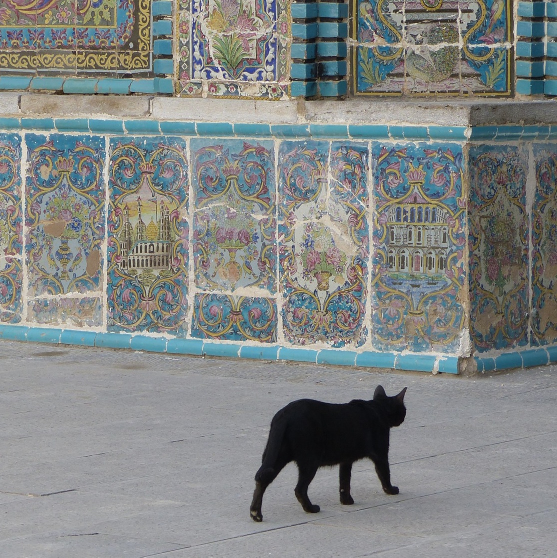
#> input picture Lab-1/Lab-1b/images/cat_in_iran.jpg, 1114 x 1115 px (shown at 1/2 size)
$ jupyter execute --allow-errors Logistic.ipynb   (shell and % lines are left out)
#> lines starting #> are read from the running program, lines starting #| are printed output that depends on the picture
# Lab 1b: Building a Neural Network for Logistic Regression

Welcome to your first lab! Here, you will be building a logistic regression classifier to recognize  cats. This lab will step you through how to do this with a Neural Network mindset, and so will also hone your intuitions about deep learning.

**Instructions:**
- Do not use loops (for/while) in your code, unless the instructions explicitly ask you to do so.

**You will learn to:**
- Build the general architecture of a learning algorithm, including:
    - Initializing parameters
    - Calculating the cost function and its gradient
    - Using an optimization algorithm (gradient descent)
- Gather all three functions above into a main model function, in the right order.

## 1 - Packages ##

First, let's run the cell below to import all the packages that you will need during this assignment.
- [numpy](www.numpy.org) is the fundamental package for scientific computing with Python.
- [h5py](http://www.h5py.org) is a common package to interact with a dataset that is stored on an H5 file.
- [matplotlib](http://matplotlib.org) is a famous library to plot graphs in Python.
- [PIL](http://www.pythonware.com/products/pil/) and [scipy](https://www.scipy.org/) are used here to test your model with your own picture at the end.

[cell 1]
import numpy as np
import matplotlib.pyplot as plt
import h5py
import scipy
from PIL import Image
from scipy import ndimage
from lr_utils import load_dataset

## 2 - Overview of the Problem set ##

**Problem Statement**: You are given a dataset ("data.h5") containing:
    - a training set of m_train images labeled as cat (y=1) or non-cat (y=0)
    - a test set of m_test images labeled as cat or non-cat
    - each image is of shape (num_px, num_px, 3) where 3 is for the 3 channels (RGB). Thus, each image is square (height = num_px) and (width = num_px).

You will build a simple image-recognition algorithm that can correctly classify pictures as cat or non-cat.

Let's get more familiar with the dataset. Load the data by running the following code.

#> (a cell that did not finish here is left out)

We added "_orig" at the end of image datasets (train and test) because we are going to preprocess them. After preprocessing, we will end up with train_set_x and test_set_x (the labels train_set_y and test_set_y don't need any preprocessing).

Each line of your train_set_x_orig and test_set_x_orig is an array representing an image. You can visualize an example by running the following code. Feel free also to change the `index` value and re-run to see other images.

[cell 3]
# Example of a picture
index =23
#> (the rest of this cell did not finish here and is left out)

Many software bugs in deep learning come from having matrix/vector dimensions that don't fit. If you can keep your matrix/vector dimensions straight you will go a long way toward eliminating many bugs.

**Exercise:** Find the values for:
    - m_train (number of training examples)
    - m_test (number of test examples)
    - num_px (= height = width of a training image)
Remember that `train_set_x_orig` is a numpy-array of shape (m_train, num_px, num_px, 3). For instance, you can access `m_train` by writing `train_set_x_orig.shape[0]`.

#> (a cell that did not finish here is left out)

**Expected Output for m_train, m_test and num_px**:
<table style="width:15%">
  <tr>
    <td>**m_train**</td>
    <td> 209 </td>
  </tr>

  <tr>
    <td>**m_test**</td>
    <td> 50 </td>
  </tr>

  <tr>
    <td>**num_px**</td>
    <td> 64 </td>
  </tr>

</table>

For convenience, you should now reshape images of shape (num_px, num_px, 3) in a numpy-array of shape (num_px $*$ num_px $*$ 3, 1). After this, our training (and test) dataset is a numpy-array where each column represents a flattened image. There should be m_train (respectively m_test) columns.

**Exercise:** Reshape the training and test data sets so that images of size (num_px, num_px, 3) are flattened into single vectors of shape (num\_px $*$ num\_px $*$ 3, 1).

A trick when you want to flatten a matrix X of shape (a,b,c,d) to a matrix X_flatten of shape (b$*$c$*$d, a) is to use:
```python
X_flatten = X.reshape(X.shape[0], -1).T      # X.T is the transpose of X
```

#> (a cell that did not finish here is left out)

**Expected Output**:

<table style="width:35%">
  <tr>
    <td>**train_set_x_flatten shape**</td>
    <td> (12288, 209)</td>
  </tr>
  <tr>
    <td>**train_set_y shape**</td>
    <td>(1, 209)</td>
  </tr>
  <tr>
    <td>**test_set_x_flatten shape**</td>
    <td>(12288, 50)</td>
  </tr>
  <tr>
    <td>**test_set_y shape**</td>
    <td>(1, 50)</td>
  </tr>
  <tr>
  <td>**sanity check after reshaping**</td>
  <td>[17 31 56 22 33]</td>
  </tr>
</table>

To represent color images, the red, green and blue channels (RGB) must be specified for each pixel, and so the pixel value is actually a vector of three numbers ranging from 0 to 255.

One common preprocessing step in machine learning is to center and standardize your dataset, meaning that you substract the mean of the whole numpy array from each example, and then divide each example by the standard deviation of the whole numpy array. But for picture datasets, it is simpler and more convenient and works almost as well to just divide every row of the dataset by 255 (the maximum value of a pixel channel).

<!-- During the training of your model, you're going to multiply weights and add biases to some initial inputs in order to observe neuron activations. Then you backpropogate with the gradients to train the model. But, it is extremely important for each feature to have a similar range such that our gradients don't explode. You will see that more in detail later in the lectures. !-->

Let's standardize our dataset.

#> (a cell that did not finish here is left out)

<font color='blue'>
**What you need to remember:**

Common steps for pre-processing a new dataset are:
- Figure out the dimensions and shapes of the problem (m_train, m_test, num_px, ...)
- Reshape the datasets such that each example is now a vector of size (num_px \* num_px \* 3, 1)
- "Standardize" the data

## 3 - General Architecture of the learning algorithm ##

It's time to design a simple algorithm to distinguish cat images from non-cat images.

You will build a Logistic Regression, using a Neural Network mindset. The following Figure explains why **Logistic Regression is actually a very simple Neural Network!**

**Mathematical expression of the algorithm**:

For one example $x^{(i)}$:
$$z^{(i)} = w^T x^{(i)} + b \tag{1}$$
$$\hat{y}^{(i)} = a^{(i)} = sigmoid(z^{(i)})\tag{2}$$
$$ \mathcal{L}(a^{(i)}, y^{(i)}) =  - y^{(i)}  \log(a^{(i)}) - (1-y^{(i)} )  \log(1-a^{(i)})\tag{3}$$

The cost is then computed by summing over all training examples:
$$ J = \frac{1}{m} \sum_{i=1}^m \mathcal{L}(a^{(i)}, y^{(i)})\tag{6}$$

**Key steps**:
In this exercise, you will carry out the following steps:
    - Initialize the parameters of the model
    - Learn the parameters for the model by minimizing the cost
    - Use the learned parameters to make predictions (on the test set)
    - Analyse the results and conclude

## 4 - Building the parts of our algorithm ##

The main steps for building a Neural Network are:
1. Define the model structure (such as number of input features)
2. Initialize the model's parameters
3. Loop:
    - Calculate current loss (forward propagation)
    - Calculate current gradient (backward propagation)
    - Update parameters (gradient descent)

You often build 1-3 separately and integrate them into one function we call `model()`.

### 4.1 - Helper functions

**Exercise**: Using your code from "Python Basics", implement `sigmoid()`. As you've seen in the figure above, you need to compute $sigmoid( w^T x + b) = \frac{1}{1 + e^{-(w^T x + b)}}$ to make predictions. Use np.exp().

[cell 7]
# GRADED FUNCTION: sigmoid

def sigmoid(z):
    """
    Compute the sigmoid of z

    Arguments:
    z -- A scalar or numpy array of any size.

    Return:
    s -- sigmoid(z)
    """

    ### START CODE HERE ### (≈ 1 line of code)
    s=1/(1+np.exp(-z))
    ### END CODE HERE ###

    return s

[cell 8]
print ("sigmoid([0, 2]) = " + str(sigmoid(np.array([0,2]))))

**Expected Output**:

<table>
  <tr>
    <td>**sigmoid([0, 2])**</td>
    <td> [ 0.5         0.88079708]</td>
  </tr>
</table>

### 4.2 - Initializing parameters

**Exercise:** Implement parameter initialization in the cell below. You have to initialize w as a vector of zeros. If you don't know what numpy function to use, look up np.zeros() in the Numpy library's documentation.

[cell 9]
# GRADED FUNCTION: initialize_with_zeros

def initialize_with_zeros(dim):
    """
    This function creates a vector of zeros of shape (dim, 1) for w and initializes b to 0.

    Argument:
    dim -- size of the w vector we want (or number of parameters in this case)

    Returns:
    w -- initialized vector of shape (dim, 1)
    b -- initialized scalar (corresponds to the bias)
    """

    ### START CODE HERE ### (≈ 1 line of code)
    w=np.zeros((dim,1))
    b=0
    ### END CODE HERE ###

    assert(w.shape == (dim, 1))
    assert(isinstance(b, float) or isinstance(b, int))

    return w, b

[cell 10]
dim = 2
w, b = initialize_with_zeros(dim)
print ("w = " + str(w))
print ("b = " + str(b))

**Expected Output**:

<table style="width:15%">
    <tr>
        <td>  ** w **  </td>
        <td> [[ 0.]
 [ 0.]] </td>
    </tr>
    <tr>
        <td>  ** b **  </td>
        <td> 0 </td>
    </tr>
</table>

For image inputs, w will be of shape (num_px $\times$ num_px $\times$ 3, 1).

### 4.3 - Forward and Backward propagation

Now that your parameters are initialized, you can do the "forward" and "backward" propagation steps for learning the parameters.

**Exercise:** Implement a function `propagate()` that computes the cost function and its gradient.

**Hints**:

Forward Propagation:
- You get X
- You compute $A = \sigma(w^T X + b) = (a^{(1)}, a^{(2)}, ..., a^{(m-1)}, a^{(m)})$
- You calculate the cost function: $J = -\frac{1}{m}\sum_{i=1}^{m}y^{(i)}\log(a^{(i)})+(1-y^{(i)})\log(1-a^{(i)})$

Here are the two formulas you will be using:

$$ \frac{\partial J}{\partial w} = \frac{1}{m}X(A-Y)^T\tag{7}$$
$$ \frac{\partial J}{\partial b} = \frac{1}{m} \sum_{i=1}^m (a^{(i)}-y^{(i)})\tag{8}$$

[cell 11]
# GRADED FUNCTION: propagate
def propagate(w, b, X, Y):
    """
    Implement the cost function and its gradient for the propagation explained above

    Arguments:
    w -- weights, a numpy array of size (num_px * num_px * 3, 1)
    b -- bias, a scalar
    X -- data of size (num_px * num_px * 3, number of examples)
    Y -- true "label" vector (containing 0 if non-cat, 1 if cat) of size (1, number of examples)

    Return:
    cost -- negative log-likelihood cost for logistic regression
    dw -- gradient of the loss with respect to w, thus same shape as w
    db -- gradient of the loss with respect to b, thus same shape as b

    Tips:
    - Write your code step by step for the propagation. np.log(), np.dot()
    """

    m = X.shape[1]

    # FORWARD PROPAGATION (FROM X TO COST)
    ### START CODE HERE ### (≈ 2 lines of code)
    A = sigmoid(np.dot(w.T, X) + b)
    cost = np.divide(np.sum((np.add(np.multiply(Y, np.log(A)), np.multiply(1-Y, np.log(1-A))))), -m)

    ### END CODE HERE ###

    # BACKWARD PROPAGATION (TO FIND GRAD)
    ### START CODE HERE ### (≈ 2 lines of code)
    dw = np.dot(X, (A - Y).T) / m
    db = np.divide(np.sum(np.subtract(A, Y)), m)


    ### END CODE HERE ###

    assert(dw.shape == w.shape)
    assert(db.dtype == float)
    cost = np.squeeze(cost)
    assert(cost.shape == ())

    grads = {"dw": dw,
             "db": db}

    return grads, cost

[cell 12]
w, b, X, Y = np.array([[1.],[2.]]), 2., np.array([[1.,2.,-1.],[3.,4.,-3.2]]), np.array([[1,0,1]])
grads, cost = propagate(w, b, X, Y)
print ("dw = " + str(grads["dw"]))
print ("db = " + str(grads["db"]))
print ("cost = " + str(cost))

**Expected Output**:

<table style="width:50%">
    <tr>
        <td>  ** dw **  </td>
      <td> [[ 0.99845601]
     [ 2.39507239]]</td>
    </tr>
    <tr>
        <td>  ** db **  </td>
        <td> 0.00145557813678 </td>
    </tr>
    <tr>
        <td>  ** cost **  </td>
        <td> 5.801545319394553 </td>
    </tr>

</table>

### 4.4 - Optimization
- You have initialized your parameters.
- You are also able to compute a cost function and its gradient.
- Now, you want to update the parameters using gradient descent.

**Exercise:** Write down the optimization function. The goal is to learn $w$ and $b$ by minimizing the cost function $J$. For a parameter $\theta$, the update rule is $ \theta = \theta - \alpha \text{ } d\theta$, where $\alpha$ is the learning rate.

[cell 13]
# GRADED FUNCTION: optimize

def optimize(w, b, X, Y, num_iterations, learning_rate, print_cost = False):
    """
    This function optimizes w and b by running a gradient descent algorithm

    Arguments:
    w -- weights, a numpy array of size (num_px * num_px * 3, 1)
    b -- bias, a scalar
    X -- data of shape (num_px * num_px * 3, number of examples)
    Y -- true "label" vector (containing 0 if non-cat, 1 if cat), of shape (1, number of examples)
    num_iterations -- number of iterations of the optimization loop
    learning_rate -- learning rate of the gradient descent update rule
    print_cost -- True to print the loss every 100 steps

    Returns:
    params -- dictionary containing the weights w and bias b
    grads -- dictionary containing the gradients of the weights and bias with respect to the cost function
    costs -- list of all the costs computed during the optimization, this will be used to plot the learning curve.

    Tips:
    You basically need to write down two steps and iterate through them:
        1) Calculate the cost and the gradient for the current parameters. Use propagate().
        2) Update the parameters using gradient descent rule for w and b.
    """
#> called with w = array of shape (2, 1), b = 2, X = array of shape (2, 3), Y = array of shape (1, 3), num_iterations = 100, learning_rate = 0.009, print_cost = False

    costs = []

    for i in range(num_iterations):


        # Cost and gradient calculation (≈ 1 line of code)
        ### START CODE HERE ###
        grads,cost = propagate(w, b, X, Y)
        ### END CODE HERE ###

        # Retrieve derivatives from grads
        dw = grads["dw"]
        db = grads["db"]

        # update rule (≈ 2 lines of code)
        ### START CODE HERE ###
        w = w -learning_rate*dw
        b = b- learning_rate*db
         ### END CODE HERE ###

        # Record the costs
        if i % 100 == 0:
            costs.append(cost)

        # Print the cost every 100 training iterations
        if print_cost and i % 100 == 0:
            print ("Cost after iteration %i: %f" %(i, cost))

    params = {"w": w,
              "b": b}

    grads = {"dw": dw,
             "db": db}

    return params, grads, costs

[cell 14]
params, grads, costs = optimize(w, b, X, Y, num_iterations= 100, learning_rate = 0.009, print_cost = False)

print ("w = " + str(params["w"]))
print ("b = " + str(params["b"]))
print ("dw = " + str(grads["dw"]))
print ("db = " + str(grads["db"]))

**Expected Output**:
<table style="width:40%">
    <tr>
       <td> **w** </td>
       <td>[[ 0.19033591] [ 0.12259159]] </td>
    </tr>
    <tr>
       <td> **b** </td>
       <td> 1.92535983008 </td>
    </tr>
    <tr>
       <td> **dw** </td>
       <td> [[ 0.67752042]
 [ 1.41625495]] </td>
    </tr>
    <tr>
       <td> **db** </td>
       <td> 0.219194504541 </td>
    </tr>
</table>

**Exercise:** The previous function will output the learned w and b. We are able to use w and b to predict the labels for a dataset X. Implement the `predict()` function. There are two steps to computing predictions:

1. Calculate $\hat{Y} = A = \sigma(w^T X + b)$

2. Convert the entries of a into 0 (if activation <= 0.5) or 1 (if activation > 0.5), stores the predictions in a vector `Y_prediction`. If you wish, you can use an `if`/`else` statement in a `for` loop (though there is also a way to vectorize this).

[cell 15]
# GRADED FUNCTION: predict

def predict(w, b, X):
    '''
    Predict whether the label is 0 or 1 using learned logistic regression parameters (w, b)

    Arguments:
    w -- weights, a numpy array of size (num_px * num_px * 3, 1)
    b -- bias, a scalar
    X -- data of size (num_px * num_px * 3, number of examples)

    Returns:
    Y_prediction -- a numpy array (vector) containing all predictions (0/1) for the examples in X
    '''

    m = X.shape[1]
    Y_prediction = np.zeros((1,m))
    w = w.reshape(X.shape[0], 1)

    # Compute vector "A" predicting the probabilities of a cat being present in the picture
    ### START CODE HERE ### (≈ 1 line of code)
    A=sigmoid(np.add(np.dot(w.T,X),b))
    ### END CODE HERE ###

    # Convert the entries of A into 0 (if activation <= 0.5) or 1 (if activation > 0.5)
    ### START CODE HERE ###
    Y_prediction=np.where((A<0.5),0,1)
    ### END CODE HERE ###

    assert(Y_prediction.shape == (1, m))

    return Y_prediction

[cell 16]
w = np.array([[0.1124579],[0.23106775]])
b = -0.3
X = np.array([[1.,-1.1,-3.2],[1.2,2.,0.1]])
print ("predictions = " + str(predict(w, b, X)))

**Expected Output**:

<table style="width:30%">
    <tr>
         <td>
             **predictions**
         </td>
          <td>
            [[ 1.  1.  0.]]
         </td>
   </tr>

</table>

<font color='blue'>
**What to remember:**
You've implemented several functions that:
- Initialize (w,b)
- Optimize the loss iteratively to learn parameters (w,b):
    - computing the cost and its gradient
    - updating the parameters using gradient descent
- Use the learned (w,b) to predict the labels for a given set of examples

## 5 - Merge all functions into a model ##

You will now see how the overall model is structured by putting together all the building blocks (functions implemented in the previous parts) together, in the right order.

**Exercise:** Implement the model function. Use the following notation:
    - Y_prediction_test for your predictions on the test set
    - Y_prediction_train for your predictions on the train set
    - w, costs, grads for the outputs of optimize()

[cell 17]
# GRADED FUNCTION: model

# [47 lines left out: function model, not called in this run]

Run the following cell to train your model.

#> (a cell that did not finish here is left out)

**Expected Output**:
<table style="width:40%">
    <tr>
        <td> **Cost after iteration 0 **  </td>
        <td> 0.693147 </td>
    </tr>
      <tr>
        <td> <center> $\vdots$ </center> </td>
        <td> <center> $\vdots$ </center> </td>
    </tr>
    <tr>
        <td> **Train Accuracy**  </td>
        <td> 99.04306220095694 % </td>
    </tr>
    <tr>
        <td>**Test Accuracy** </td>
        <td> 70.0 % </td>
    </tr>
</table>

**Comment**: Training accuracy is close to 100%. This is a good sanity check: your model is working and has high enough capacity to fit the training data. Test accuracy is 68%. It is actually not bad for this simple model, given the small dataset we used and that logistic regression is a linear classifier. But no worries, you'll build an even better classifier next week!

Also, you see that the model is clearly overfitting the training data. Later in this specialization you will learn how to reduce overfitting, for example by using regularization. Using the code below (and changing the `index` variable) you can look at predictions on pictures of the test set.

[cell 19]
# Example of a picture that was wrongly classified.
index = 15
#> (the rest of this cell did not finish here and is left out)

Let's also plot the cost function and the gradients.

#> (a cell that did not finish here is left out)

**Interpretation**:
You can see the cost decreasing. It shows that the parameters are being learned. However, you see that you could train the model even more on the training set. Try to increase the number of iterations in the cell above and rerun the cells. You might see that the training set accuracy goes up, but the test set accuracy goes down. This is called overfitting.

## 6 - Further analysis (ungraded exercise) ##

Congratulations on building your first image classification model. Let's analyze it further, and examine possible choices for the learning rate $\alpha$.

#### Choice of learning rate ####

**Reminder**:
In order for Gradient Descent to work you must choose the learning rate wisely. The learning rate $\alpha$  determines how rapidly we update the parameters. If the learning rate is too large we may "overshoot" the optimal value. Similarly, if it is too small we will need too many iterations to converge to the best values. That's why it is crucial to use a well-tuned learning rate.

Let's compare the learning curve of our model with several choices of learning rates. Run the cell below. This should take about 1 minute. Feel free also to try different values than the three we have initialized the `learning_rates` variable to contain, and see what happens.

[cell 21]
learning_rates = [0.01, 0.001, 0.0001]
models = {}
#> (the rest of this cell did not finish here and is left out)

**Interpretation**:
- Different learning rates give different costs and thus different predictions results.
- If the learning rate is too large (0.01), the cost may oscillate up and down. It may even diverge (though in this example, using 0.01 still eventually ends up at a good value for the cost).
- A lower cost doesn't mean a better model. You have to check if there is possibly overfitting. It happens when the training accuracy is a lot higher than the test accuracy.
- In deep learning, we usually recommend that you:
    - Choose the learning rate that better minimizes the cost function.
    - If your model overfits, use other techniques to reduce overfitting. (We'll talk about this in later videos.)

## 7 - Test with your own image (ungraded exercise) ##

Congratulations on finishing the Lab 1. You can use your own image and see the output of your model.
    1. Add your image to this Jupyter Notebook's directory, in the "images" folder
    2. Change your image's name in the following code
    3. Run the code and check if the algorithm is right (1 = cat, 0 = non-cat)!

[cell 22]
from PIL import Image
import numpy as np
import imageio
import matplotlib.pyplot as plt

# Image preprocessing
my_image = "cat_in_iran.jpg"   # change this to the name of your image file
fname = "images/" + my_image
image = np.array(imageio.imread(fname))
#> image is the input picture: shape (1115, 1114, 3); mean R, G, B 130.1, 133.6, 132.1
image = image/255.

# Resize the image
num_px = 64  # or whatever size your algorithm expects
image = Image.fromarray((image * 255).astype(np.uint8))  # Convert back to uint8 for PIL
image_resized = image.resize((num_px, num_px))
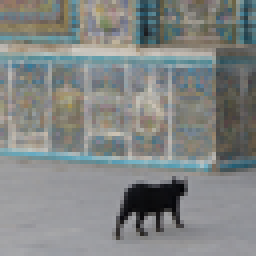
#> image_resized: PIL image 64x64 RGB (shown 4 times larger); mean R, G, B 130.1, 133.6, 132.1
my_image = np.array(image_resized).reshape((1, num_px*num_px*3)).T  # Flatten the image
#> my_image = 12288 values, max 208 at index 2358, min 3 at index 9159, mean 131.9

# Prediction
#> (the rest of this cell did not finish here and is left out)
